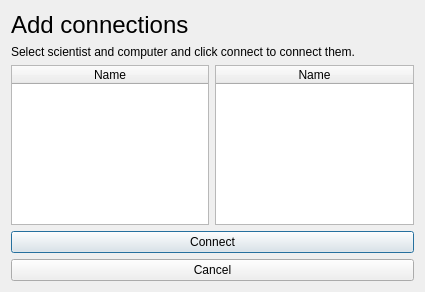
<?xml version="1.0" encoding="UTF-8"?>
<ui version="4.0">
 <class>addConnectionDialog</class>
 <widget class="QDialog" name="addConnectionDialog">
  <property name="geometry">
   <rect>
    <x>0</x>
    <y>0</y>
    <width>425</width>
    <height>292</height>
   </rect>
  </property>
  <property name="windowTitle">
   <string>Dialog</string>
  </property>
  <layout class="QVBoxLayout" name="verticalLayout">
   <item>
    <layout class="QHBoxLayout" name="horizontalLayout">
     <item>
      <widget class="QLabel" name="label">
       <property name="font">
        <font>
         <pointsize>18</pointsize>
        </font>
       </property>
       <property name="text">
        <string>Add connections</string>
       </property>
      </widget>
     </item>
    </layout>
   </item>
   <item>
    <widget class="QLabel" name="label_2">
     <property name="text">
      <string>Select scientist and computer and click connect to connect them.</string>
     </property>
    </widget>
   </item>
   <item>
    <layout class="QHBoxLayout" name="horizontalLayout_2">
     <item>
      <widget class="QTableWidget" name="tableConnectionScientist">
       <attribute name="horizontalHeaderStretchLastSection">
        <bool>true</bool>
       </attribute>
       <column>
        <property name="text">
         <string>Name</string>
        </property>
       </column>
      </widget>
     </item>
     <item>
      <spacer name="horizontalSpacer">
       <property name="orientation">
        <enum>Qt::Horizontal</enum>
       </property>
       <property name="sizeHint" stdset="0">
        <size>
         <width>40</width>
         <height>20</height>
        </size>
       </property>
      </spacer>
     </item>
     <item>
      <widget class="QTableWidget" name="tableConnectionComputer">
       <attribute name="horizontalHeaderStretchLastSection">
        <bool>true</bool>
       </attribute>
       <column>
        <property name="text">
         <string>Name</string>
        </property>
       </column>
      </widget>
     </item>
    </layout>
   </item>
   <item>
    <widget class="QPushButton" name="buttonConnect">
     <property name="text">
      <string>Connect</string>
     </property>
    </widget>
   </item>
   <item>
    <widget class="QPushButton" name="buttonCancel">
     <property name="text">
      <string>Cancel</string>
     </property>
    </widget>
   </item>
  </layout>
 </widget>
 <resources/>
 <connections/>
</ui>
